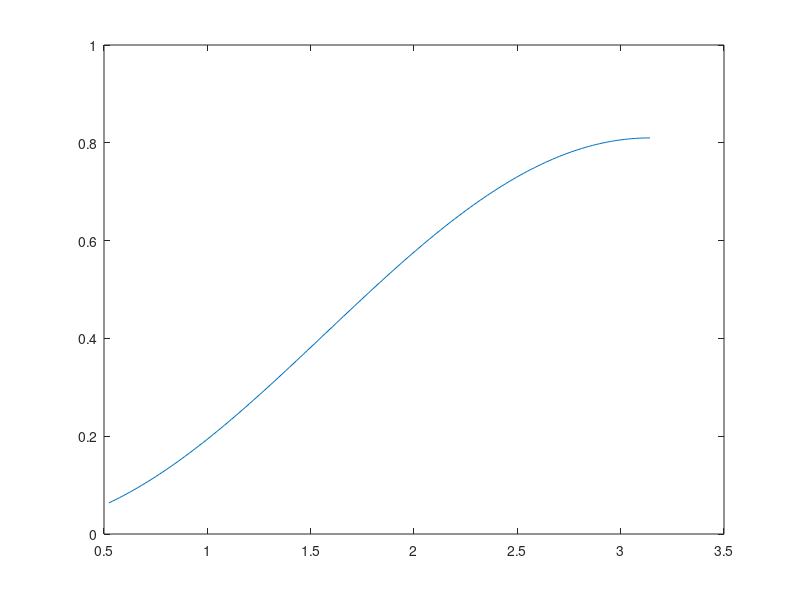

This chart was generated by the following MATLAB code:
% Hieronder staat een regel waarmee je kniehoeken genereert van 30 graden
% tot 180 graden. Bepaal met behulp van een loop (for/while) de 
% afstand tussen heup en enkel voor elk van deze kniehoeken.
% Deze afstand zet je in een variabele genaamd 'L3'.
% Gebruik de cosinusregel hiervoor:
%           c^2 = a^2 + b^2 - 2*a*b*cos(phi).
%                     _
%                   _/ \
%                 _/ phi\
%               _/       \
%           b _/          \ a
%           _/             \
%        _/                 \
%       /                    \
%       --------------------- 
%                   c
%
%
% Bedenk zelf wat de relatie is tussen a/b/c in de formule en L1/L2/L3.
%
% Plot vervolgens deze afstand tegen de bijbehorende kniehoek (x-as).

close all
phi = 30*pi/180:1*pi/180:pi;
% lengte onderbeen:
L1 = 0.4;
% lengte bovenbeen:
L2 = 0.5;

% De oplossing:
L3 = zeros(size(phi));
for i = 1:size(phi,2)
    L3(i) = L1^2+L2^2-2*L1*L2*cos(phi(i));
end    
figure
plot(phi,L3)
